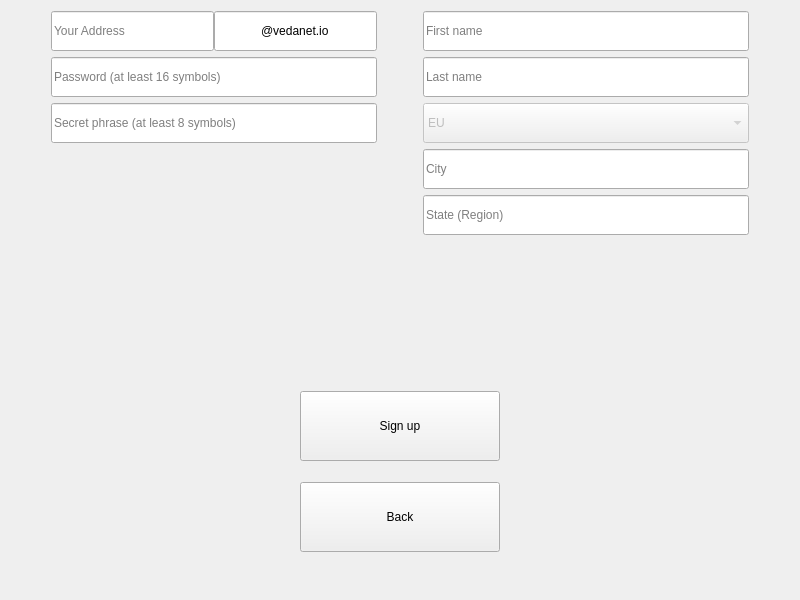
<?xml version="1.0" encoding="UTF-8"?>
<ui version="4.0">
 <class>registration</class>
 <widget class="QWidget" name="registration">
  <property name="geometry">
   <rect>
    <x>0</x>
    <y>0</y>
    <width>800</width>
    <height>600</height>
   </rect>
  </property>
  <property name="minimumSize">
   <size>
    <width>800</width>
    <height>600</height>
   </size>
  </property>
  <property name="windowTitle">
   <string>Form</string>
  </property>
  <layout class="QGridLayout" name="gridLayout">
   <item row="0" column="0">
    <layout class="QVBoxLayout" name="verticalLayout_3">
     <item>
      <layout class="QHBoxLayout" name="horizontalLayout" stretch="0,1,0,1,0">
       <item>
        <spacer name="horizontalSpacer">
         <property name="orientation">
          <enum>Qt::Horizontal</enum>
         </property>
         <property name="sizeHint" stdset="0">
          <size>
           <width>40</width>
           <height>20</height>
          </size>
         </property>
        </spacer>
       </item>
       <item>
        <layout class="QVBoxLayout" name="verticalLayout_4">
         <item>
          <layout class="QHBoxLayout" name="horizontalLayout_2" stretch="1,1">
           <property name="spacing">
            <number>0</number>
           </property>
           <item>
            <widget class="QLineEdit" name="mail_lineEdit">
             <property name="minimumSize">
              <size>
               <width>0</width>
               <height>40</height>
              </size>
             </property>
             <property name="placeholderText">
              <string>Your Address</string>
             </property>
            </widget>
           </item>
           <item>
            <widget class="QLineEdit" name="mail_postfix_lineEdit">
             <property name="minimumSize">
              <size>
               <width>0</width>
               <height>40</height>
              </size>
             </property>
             <property name="text">
              <string>@vedanet.io</string>
             </property>
             <property name="alignment">
              <set>Qt::AlignCenter</set>
             </property>
             <property name="readOnly">
              <bool>true</bool>
             </property>
            </widget>
           </item>
          </layout>
         </item>
         <item>
          <widget class="QLineEdit" name="password_lineEdit">
           <property name="minimumSize">
            <size>
             <width>0</width>
             <height>40</height>
            </size>
           </property>
           <property name="text">
            <string/>
           </property>
           <property name="placeholderText">
            <string>Password (at least 16 symbols)</string>
           </property>
          </widget>
         </item>
         <item>
          <widget class="QLineEdit" name="secret_lineEdit">
           <property name="minimumSize">
            <size>
             <width>0</width>
             <height>40</height>
            </size>
           </property>
           <property name="placeholderText">
            <string>Secret phrase (at least 8 symbols)</string>
           </property>
          </widget>
         </item>
         <item>
          <spacer name="verticalSpacer_9">
           <property name="orientation">
            <enum>Qt::Vertical</enum>
           </property>
           <property name="sizeHint" stdset="0">
            <size>
             <width>231</width>
             <height>13</height>
            </size>
           </property>
          </spacer>
         </item>
        </layout>
       </item>
       <item>
        <spacer name="horizontalSpacer_2">
         <property name="orientation">
          <enum>Qt::Horizontal</enum>
         </property>
         <property name="sizeHint" stdset="0">
          <size>
           <width>40</width>
           <height>20</height>
          </size>
         </property>
        </spacer>
       </item>
       <item>
        <layout class="QVBoxLayout" name="verticalLayout">
         <property name="spacing">
          <number>6</number>
         </property>
         <item>
          <widget class="QLineEdit" name="first_name_lineEdit">
           <property name="minimumSize">
            <size>
             <width>0</width>
             <height>40</height>
            </size>
           </property>
           <property name="placeholderText">
            <string>First name</string>
           </property>
          </widget>
         </item>
         <item>
          <widget class="QLineEdit" name="last_name_lineEdit">
           <property name="minimumSize">
            <size>
             <width>0</width>
             <height>40</height>
            </size>
           </property>
           <property name="placeholderText">
            <string>Last name</string>
           </property>
          </widget>
         </item>
         <item>
          <widget class="QComboBox" name="country_comboBox">
           <property name="enabled">
            <bool>false</bool>
           </property>
           <property name="minimumSize">
            <size>
             <width>0</width>
             <height>40</height>
            </size>
           </property>
           <item>
            <property name="text">
             <string>EU</string>
            </property>
           </item>
          </widget>
         </item>
         <item>
          <widget class="QLineEdit" name="city_lineEdit">
           <property name="minimumSize">
            <size>
             <width>0</width>
             <height>40</height>
            </size>
           </property>
           <property name="placeholderText">
            <string>City</string>
           </property>
          </widget>
         </item>
         <item>
          <widget class="QLineEdit" name="state_lineEdit">
           <property name="minimumSize">
            <size>
             <width>0</width>
             <height>40</height>
            </size>
           </property>
           <property name="placeholderText">
            <string>State (Region)</string>
           </property>
          </widget>
         </item>
         <item>
          <spacer name="verticalSpacer_6">
           <property name="orientation">
            <enum>Qt::Vertical</enum>
           </property>
           <property name="sizeHint" stdset="0">
            <size>
             <width>20</width>
             <height>40</height>
            </size>
           </property>
          </spacer>
         </item>
        </layout>
       </item>
       <item>
        <spacer name="horizontalSpacer_3">
         <property name="orientation">
          <enum>Qt::Horizontal</enum>
         </property>
         <property name="sizeHint" stdset="0">
          <size>
           <width>40</width>
           <height>20</height>
          </size>
         </property>
        </spacer>
       </item>
      </layout>
     </item>
     <item>
      <spacer name="verticalSpacer">
       <property name="orientation">
        <enum>Qt::Vertical</enum>
       </property>
       <property name="sizeHint" stdset="0">
        <size>
         <width>20</width>
         <height>40</height>
        </size>
       </property>
      </spacer>
     </item>
     <item>
      <widget class="QLabel" name="error_label">
       <property name="text">
        <string/>
       </property>
       <property name="alignment">
        <set>Qt::AlignCenter</set>
       </property>
      </widget>
     </item>
     <item>
      <spacer name="verticalSpacer_2">
       <property name="orientation">
        <enum>Qt::Vertical</enum>
       </property>
       <property name="sizeHint" stdset="0">
        <size>
         <width>20</width>
         <height>40</height>
        </size>
       </property>
      </spacer>
     </item>
     <item>
      <layout class="QVBoxLayout" name="verticalLayout_2" stretch="0,0,0,0,0">
       <item>
        <spacer name="verticalSpacer_4">
         <property name="orientation">
          <enum>Qt::Vertical</enum>
         </property>
         <property name="sizeHint" stdset="0">
          <size>
           <width>20</width>
           <height>40</height>
          </size>
         </property>
        </spacer>
       </item>
       <item>
        <layout class="QHBoxLayout" name="horizontalLayout_3">
         <item>
          <spacer name="horizontalSpacer_5">
           <property name="orientation">
            <enum>Qt::Horizontal</enum>
           </property>
           <property name="sizeHint" stdset="0">
            <size>
             <width>40</width>
             <height>20</height>
            </size>
           </property>
          </spacer>
         </item>
         <item>
          <widget class="QPushButton" name="sign_up_Button">
           <property name="minimumSize">
            <size>
             <width>200</width>
             <height>70</height>
            </size>
           </property>
           <property name="maximumSize">
            <size>
             <width>200</width>
             <height>16777215</height>
            </size>
           </property>
           <property name="text">
            <string>Sign up</string>
           </property>
          </widget>
         </item>
         <item>
          <spacer name="horizontalSpacer_6">
           <property name="orientation">
            <enum>Qt::Horizontal</enum>
           </property>
           <property name="sizeHint" stdset="0">
            <size>
             <width>40</width>
             <height>20</height>
            </size>
           </property>
          </spacer>
         </item>
        </layout>
       </item>
       <item>
        <spacer name="verticalSpacer_5">
         <property name="orientation">
          <enum>Qt::Vertical</enum>
         </property>
         <property name="sizeHint" stdset="0">
          <size>
           <width>20</width>
           <height>18</height>
          </size>
         </property>
        </spacer>
       </item>
       <item>
        <layout class="QHBoxLayout" name="horizontalLayout_4">
         <item>
          <spacer name="horizontalSpacer_7">
           <property name="orientation">
            <enum>Qt::Horizontal</enum>
           </property>
           <property name="sizeHint" stdset="0">
            <size>
             <width>40</width>
             <height>20</height>
            </size>
           </property>
          </spacer>
         </item>
         <item>
          <widget class="QPushButton" name="back_Button">
           <property name="minimumSize">
            <size>
             <width>200</width>
             <height>70</height>
            </size>
           </property>
           <property name="maximumSize">
            <size>
             <width>200</width>
             <height>16777215</height>
            </size>
           </property>
           <property name="text">
            <string>Back</string>
           </property>
          </widget>
         </item>
         <item>
          <spacer name="horizontalSpacer_8">
           <property name="orientation">
            <enum>Qt::Horizontal</enum>
           </property>
           <property name="sizeHint" stdset="0">
            <size>
             <width>40</width>
             <height>20</height>
            </size>
           </property>
          </spacer>
         </item>
        </layout>
       </item>
       <item>
        <spacer name="verticalSpacer_3">
         <property name="orientation">
          <enum>Qt::Vertical</enum>
         </property>
         <property name="sizeHint" stdset="0">
          <size>
           <width>20</width>
           <height>40</height>
          </size>
         </property>
        </spacer>
       </item>
      </layout>
     </item>
    </layout>
   </item>
  </layout>
 </widget>
 <resources/>
 <connections/>
</ui>
